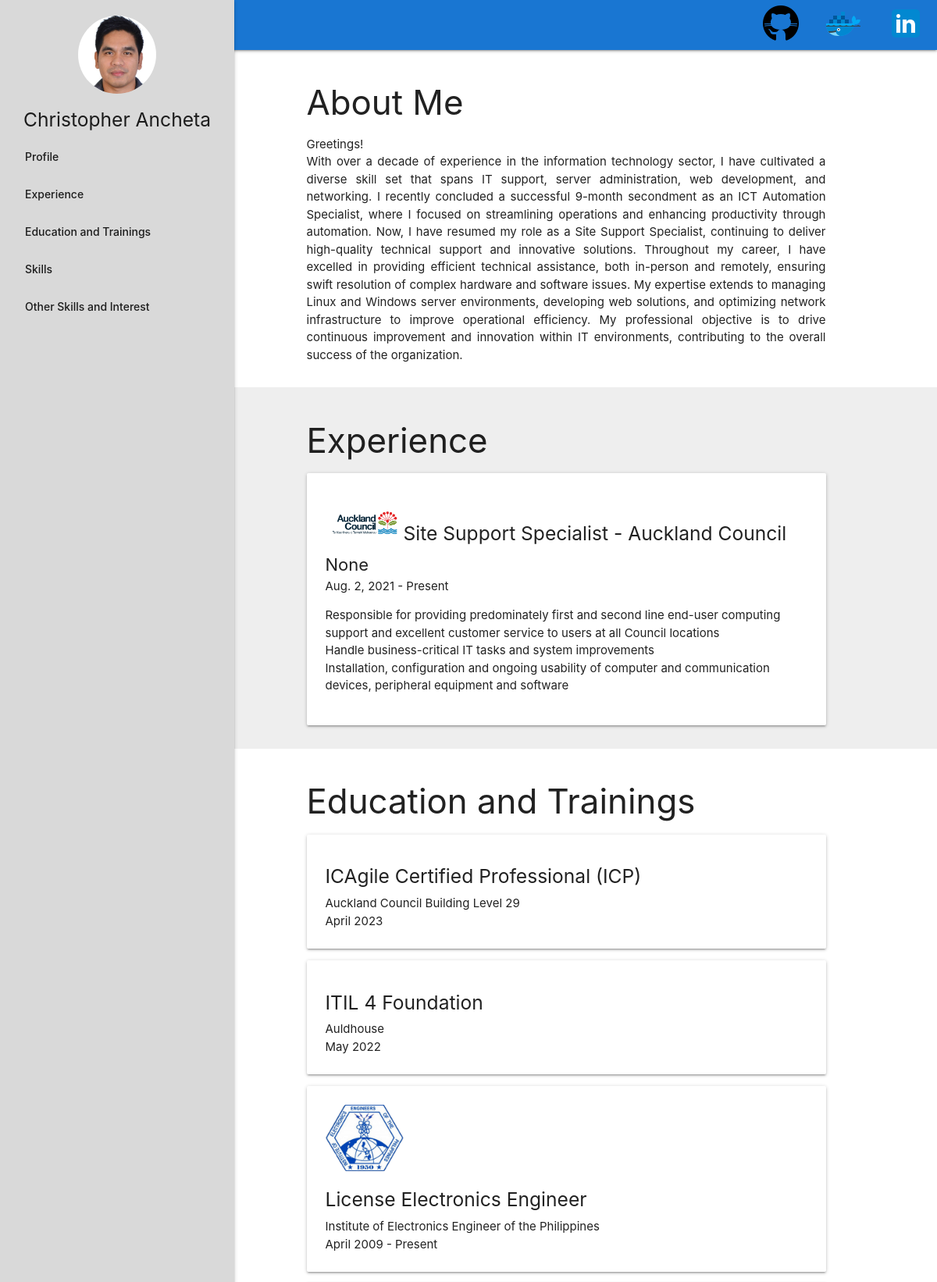
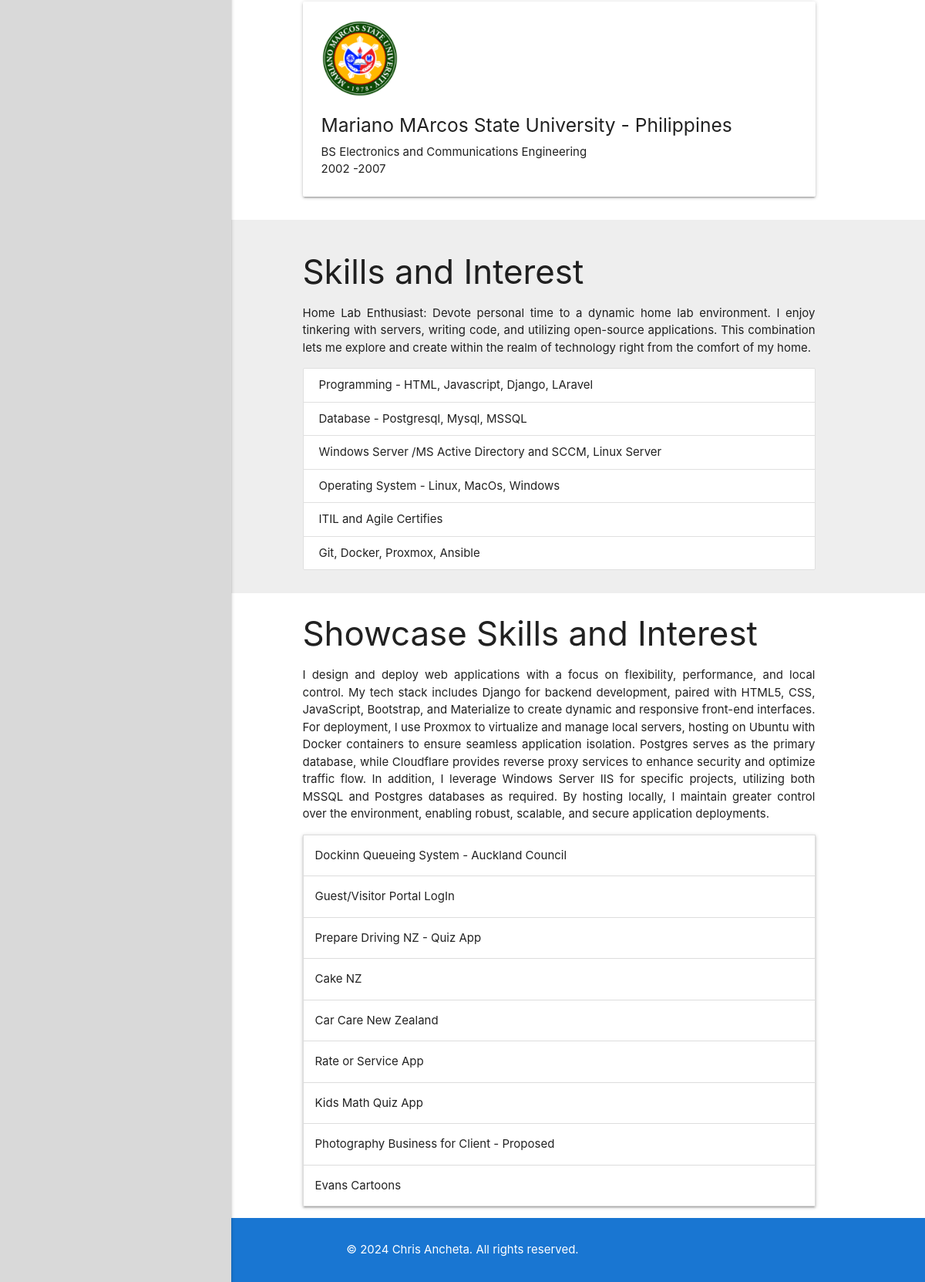
The page / on the database its author committed (2 pictures, top to bottom).
### companies/models.py (models this page shows, shortened)
class Company(models.Model):
    name = models.CharField(max_length=200)
    hire_date = models.DateField(blank=True)
    end_date = models.DateField(blank=True, null=True)
    title = models.CharField(max_length=200,blank=True, null=True)
    logo = models.ImageField(upload_to='photos/%Y/%m/%d', blank=True)
    arrangement_id = models.IntegerField(null=True, blank=True)
    class Media:
        db_table = 'companies'

class Experience(models.Model):
    company = models.ForeignKey(Company, on_delete=models.CASCADE)
    name = models.CharField(max_length=500, blank=True)
    description = models.TextField()
    class Media:
        db_table = 'experiences'

### skills/models.py (models this page shows, shortened)
class Skill(models.Model):
    name = models.CharField(max_length=200)
    class Media:
        db_table = 'skills'

### pages/views.py (the view)
# urls.py: path('', views.index, name='index')
def index(request):
    skills = Skill.objects.all()
    companies_with_experiences = Company.objects.prefetch_related('experience_set').order_by('-arrangement_id')
    context = {
        'companies_with_experiences':companies_with_experiences,
        'skills': skills
    }
    return render(request, 'pages/index.html', context)

### templates/pages/index.html (shortened to what this page needs)
{% extends 'base.html' %}
{% load static %}
{% block content %}
    <section id="profile" class="section">
        <div class="container">
            <h3>About Me</h3>
            <p style="text-align: justify;">
                Greetings! <br>
                With over a decade of experience in the information technology sector, I have cultivated a diverse skill set that spans IT support, server administration, web development, and networking. I recently concluded a successful 9-month secondment as an ICT Automation Specialist, where I focused on streamlining operations and enhancing productivity through automation. Now, I have resumed my role as a Site Support Specialist, continuing to deliver high-quality technical support and innovative solutions.
                Throughout my career, I have excelled in providing efficient technical assistance, both in-person and remotely, ensuring swift resolution of complex hardware and software issues. My expertise extends to managing Linux and Windows server environments, developing web solutions, and optimizing network infrastructure to improve operational efficiency. My professional objective is to drive continuous improvement and innovation within IT environments, contributing to the overall success of the organization.
            </p>
        </div>
    </section>
    <section id="experience" class="section grey lighten-3">
        <div class="container">
            <h3>Experience</h3>
            {% for comp in companies_with_experiences %}
                    <div class="card">
                        <div class="card-content">
                            <h5>
                                <img src="{{comp.logo.url}}" style="width:100px"><img/>{{comp.name}}
                            </h5>
                            <p style="font-size: 22px;">{{comp.title}}</p>
                            <p>
                                {{ comp.hire_date }} -
                                {% if comp.end_date %}
                                    {{ comp.end_date }}
                                {% else %}
                                    Present
                                {% endif %}
                            </p>
                            <ul>
                                {% for experience in comp.experience_set.all %}
                                <li style="justify-content: center;">
                                    {{experience.description}}
                                </li>
                                {% endfor %}
                            </ul>
                        </div>
                    </div>
           {% endfor %}
        </div>
    </section>
    <section id="education" class="section">
        <div class="container">
            <h3>Education and Trainings</h3>
            <div class="card">
                <div class="card-content">
                    <h5>ICAgile Certified Professional (ICP)</h5>
                    <p>Auckland Council Building Level 29</p>
                    <p>April 2023</p>
                </div>
            </div>
            <div class="card">
                <div class="card-content">
                    <h5>ITIL 4 Foundation</h5>
                    <p>Auldhouse</p>
                    <p>May 2022</p>
                </div>
            </div>
            <div class="card">
                <div class="card-content">
                    <img src="{% static 'img/iecep.png'%}" style="width:100px"><img/>
                    <h5>License Electronics Engineer</h5>
                    <p>Institute of Electronics Engineer of the Philippines</p>
                    <p>April 2009 - Present</p>
                </div>
            </div>
            <div class="card">
                <div class="card-content">
                    <img src="{% static 'img/mmsu.png'%}" style="width:100px"><img/>
                    <h5>Mariano MArcos State University - Philippines</h5>
                    <p>BS Electronics and Communications Engineering</p>
                    <p>2002 -2007</p>
                </div>
            </div>
        </div>
    </section>
    <section id="skills" class="section grey lighten-3">
        <div class="container">
            <h3>Skills and Interest</h3>
            <p style="text-align: justify;">
                Home Lab Enthusiast: Devote personal time to a dynamic home lab environment. I enjoy tinkering with servers, writing code,
                 and utilizing open-source applications. This combination lets me explore and create within the realm of technology right from the comfort
                 of my home.
            </p>
            <ul class="collection">
                {% for skill in skills %}
                <li class="collection-item">{{skill.name}}</li>
                {% endfor %}
            </ul>
        </div>
    </section>
    <section id="other">
        <div class="container">
            <h3>Showcase Skills and Interest</h3>
            <p style="text-align: justify">
                I design and deploy web applications with a focus on flexibility, performance, and local control. My tech stack includes Django for backend development, paired with HTML5, CSS, JavaScript, Bootstrap, and Materialize to create dynamic and responsive front-end interfaces.
                For deployment, I use Proxmox to virtualize and manage local servers, hosting on Ubuntu with Docker containers to ensure seamless application isolation. Postgres serves as the primary database, while Cloudflare provides reverse proxy services to enhance security and optimize traffic flow.
                In addition, I leverage Windows Server IIS for specific projects, utilizing both MSSQL and Postgres databases as required. By hosting locally, I maintain greater control over the environment, enabling robust, scalable, and secure application deployments.
            </p>
            <p style="text-align: justify;">
            <ul class="collapsible">
                <li>
                    <div class="collapsible-header">
                        Dockinn Queueing System - Auckland Council
                    </div>
                    <div class="collapsible-body">
                        <span>
                            Queueing System for ICT Tech Support is a powerful solution designed to streamline and manage queues. <br>
                            1. QR Code - https://dockinnqueue.balaydalakay.com/ <br>
                            2. Queue Monitor - https://dockinnqueue.balaydalakay.com/monitor <br>
                            Features! <br>
                            1. Uses QR Code to lodge a Queue <br>
                            2. Realtime monitoring of Queue <br>
                            3. IT Dashboard for ICT staff <br>
                            4. Print Report <br>
                            <a target="_blank" style="color: blue" href="https://dockinnqueue.balaydalakay.com/">Click here to view site!<a/> <br>
                        </span>
                    </div>
                </li>
                <li>
                    <div class="collapsible-header">
                        Guest/Visitor Portal LogIn
                    </div>
                    <div class="collapsible-body">
                        <span>
                            <a target="_blank" style="color: blue" href="https://visitorpass.balaydalakay.com/">Click here to view site!<a/>
                        </span>
                    </div>
                </li>
                <li>
                    <div class="collapsible-header">
                        Prepare Driving NZ - Quiz App
                    </div>
                    <div class="collapsible-body">
                        <span>
                            Once done, it will show the result as well as percentage. It will also show how many questions you got as well as the inCorrect answers. <br>
                            <a target="_blank" style="color: blue" href="https://preparedrivingnz.balaydalakay.com/">Click here to view site!<a/>
                        </span>
                    </div>
                </li>
                <li>
                    <div class="collapsible-header">
                        Cake NZ
                    </div>
                    <div class="collapsible-body">
                        <span>
                            <a target="_blank" style="color: blue" href="https://cakenz.balaydalakay.com/">Click here to view site!<a/>
                        </span>
                    </div>
                </li>
                <li>
                    <div class="collapsible-header">
                        Car Care New Zealand
                    </div>
                    <div class="collapsible-body">
                        <span>
                            <a target="_blank" style="color: blue" href="https://carcarenz.balaydalakay.com/">Click here to view site!<a/>
                        </span>
                    </div>
                </li>
                <li>
                    <div class="collapsible-header">
                        Rate or Service App
                    </div>
                    <div class="collapsible-body">
                        <span>
                            Also there is a Bar graph that will show the breakdown of all the rate.  <br>
                            <a target="_blank" style="color: blue" href="https://rateourservice.balaydalakay.com/">Click here to view site!<a/>
                        </span>
                    </div>
                </li>
                <li>
                    <div class="collapsible-header">
                        Kids Math Quiz App
                    </div>
                    <div class="collapsible-body">
                        <span>
                            This app is design for my 5 year old daughter. She needs to answer all the question, Addition, Subtraction and Multiplication in order to use the tablet for Youtube! <br>
                            <a target="_blank" style="color: blue" href="https://kidsquizapp.balaydalakay.com/">Click here to view site!<a/> <br>
                        </span>
                    </div>
                </li>
                <li>
                    <div class="collapsible-header">
                        Photography Business for Client - Proposed
                    </div>
                    <div class="collapsible-body">
                        <span>
                            <a target="_blank" style="color: blue" href="https://photography.christopherancheta.co.nz">Click here to view site!<a/> <br>
                        </span>
                    </div>
                </li>
                <li>
                    <div class="collapsible-header">
                        Evans Cartoons
                    </div>
                    <div class="collapsible-body">
                        <span>
                            <a target="_blank" style="color: blue" href="https://www.evanscartoons.com/">Click here to view site!<a/> <br>
                        </span>
                    </div>
                </li>
              </ul>
        </div>
    </section>
{% endblock %}

### templates/base.html (shortened to what this page needs)
{% load static %}
<!DOCTYPE html>
<html lang="en">
<head>
    <link rel="stylesheet" href="https://cdnjs.cloudflare.com/ajax/libs/materialize/1.0.0/css/materialize.min.css">
</head>
<body>
    {% include 'partials/_navbar.html' %}
    <main>
        {% block content %}
        {% endblock %}
    </main>
    {% include 'partials/_footer.html' %}
</body>
</html>

### templates/partials/_navbar.html (shortened to what this page needs)
{% load static %}
<header>
    <ul style="background-color: #d9d9d9;" id="slide-out" class="sidenav sidenav-fixed">
      <li>
        <div class="header">
          <img src="{% static 'img/chris.jpeg'%}" alt="Profile Image" class="circle-profile-image">
          <h5 style="text-align: center">Christopher Ancheta</h5>
        </div>
      <li><a href="#" class="brand-logo">Profile</a></li>
      <li><a href="#experience">Experience</a></li>
      <li><a href="#education">Education and Trainings</a></li>
      <li><a href="#skills">Skills</a></li>
      <li><a href="#other">Other Skills and Interest</a></li>
    </ul>
    <nav class="blue darken-2">
      <div class="nav-wrapper">
        <ul class="right hide-on-med-and-down">
          <li>
            <a href="https://github.com/christopherece" target="_blank" class="social-icon">
                <img src="{% static 'img/github.png'%}" alt="">
            </a>
          </li>
          <li>
            <a href="https://hub.docker.com/u/meztro" target="_blank" class="social-icon">
                <img src="{% static 'img/docker.png'%}" alt="">
            </a>
          </li>
          <li>
            <a href="https://www.linkedin.com/in/christopherece/" target="_blank" class="social-icon">
                <img src="{% static 'img/linkedin.png'%}" alt="">
            </a>
          </li>
        </ul>
      </div>
    </nav>
  </header>

### templates/partials/_footer.html
<footer class="section blue darken-2 white-text center-align">
    <div class="container">
        <p>&copy; 2024 Chris Ancheta. All rights reserved.</p>
    </div>
</footer>

### rows shown on the page
Company: logo (picture), name "Site Support Specialist - Auckland Council", title "None", hire_date "Aug. 2, 2021", shows "Present"
Experience: description "Responsible for providing predominately first and second line end-user computing support and excellent customer service to users at all Council locations"
Experience: description "Handle business-critical IT tasks and system improvements"
Experience: description "Installation, configuration and ongoing usability of computer and communication devices, peripheral equipment and software"
Skill: name "Programming - HTML, Javascript, Django, LAravel"
Skill: name "Database - Postgresql, Mysql, MSSQL"
Skill: name "Windows Server /MS Active Directory and SCCM, Linux Server"
Skill: name "Operating System - Linux, MacOs, Windows"
Skill: name "ITIL and Agile Certifies"
Skill: name "Git, Docker, Proxmox, Ansible"
